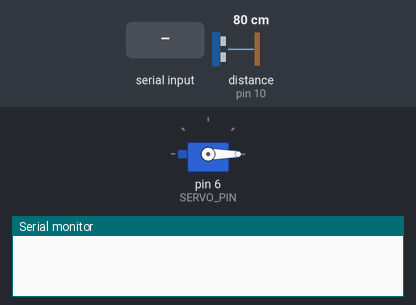
Bench run of a sketch on a simulated Arduino Uno, built with avr-gcc and run on an emulated ATmega328P. Parts: servo, the last lines printed to the serial monitor. Wiring (inferred from the names in the program): ultrasonic range finder: trigger pin 9; echo pin 10. The test bench sets the inputs (shaded band); at power-on: distance to the obstacle (sensor on pin 10) 80 cm. The echo pulse lasts 58.3 µs per cm.

Above: at 3.9 s.
4.0 s: distance to the obstacle (sensor on pin 10) set to 2 cm
5.5 s: "OPEN\n" received over Serial
At 6.4 s:
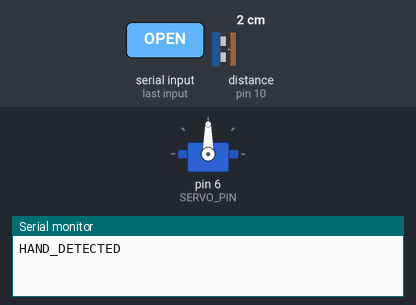
Timing chart, 0 to 14.5 s (numbered marks = the images above; inputs shaded):
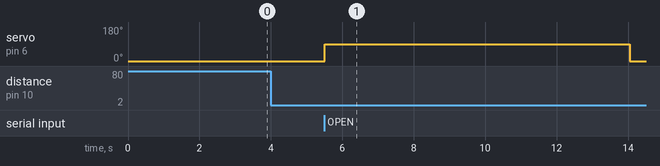

Measured:
- after the input at 5.5 s, servo on pin 6 (SERVO_PIN): 0° → 90° at once, → 0° 8.5 s later

The sketch:

arduino_waste_sorting.ino
```cpp
#include <Servo.h>

#define TRIG_PIN 9
#define ECHO_PIN 10
#define SERVO_PIN 6
#define HAND_DISTANCE_CM 15
#define TRIGGER_COOLDOWN_MS 3000

Servo servo;
unsigned long lastTriggerTime = 0;

void setup() {
  Serial.begin(9600);
  pinMode(TRIG_PIN, OUTPUT);
  pinMode(ECHO_PIN, INPUT);
  servo.attach(SERVO_PIN);
  servo.write(0);
}

void loop() {
  if (millis() - lastTriggerTime < TRIGGER_COOLDOWN_MS) {
    return;
  }

  long distance = readUltrasonic();

  if (distance > 0 && distance <= HAND_DISTANCE_CM) {
    Serial.println("HAND_DETECTED");
    lastTriggerTime = millis();

    unsigned long timeout = millis() + 10000;
    while (millis() < timeout) {
      if (Serial.available()) {
        String cmd = Serial.readStringUntil('\n');
        cmd.trim();
        if (cmd == "OPEN") {
          servo.write(90);
        } else if (cmd == "CLOSE") {
          servo.write(0);
        }
      }
    }
    servo.write(0);
  }

  delay(100);
}

long readUltrasonic() {
  digitalWrite(TRIG_PIN, LOW);
  delayMicroseconds(2);
  digitalWrite(TRIG_PIN, HIGH);
  delayMicroseconds(10);
  digitalWrite(TRIG_PIN, LOW);

  long duration = pulseIn(ECHO_PIN, HIGH, 30000);
  if (duration == 0) return -1;
  return duration * 0.034 / 2;
}
```
